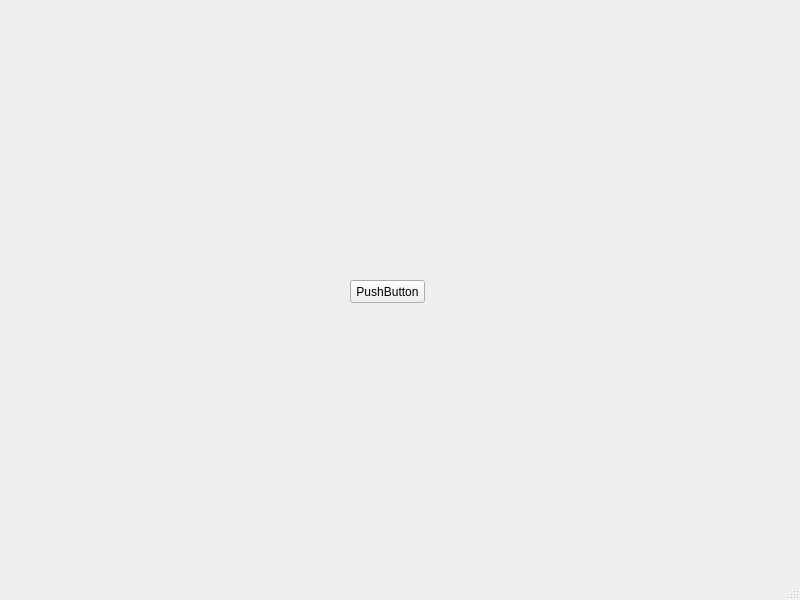
<?xml version="1.0" encoding="UTF-8"?>
<ui version="4.0">
 <class>MainWindow</class>
 <widget class="QMainWindow" name="MainWindow">
  <property name="geometry">
   <rect>
    <x>0</x>
    <y>0</y>
    <width>800</width>
    <height>600</height>
   </rect>
  </property>
  <property name="windowTitle">
   <string>MainWindow</string>
  </property>
  <widget class="QWidget" name="centralwidget">
   <widget class="QPushButton" name="pushButton">
    <property name="geometry">
     <rect>
      <x>350</x>
      <y>280</y>
      <width>75</width>
      <height>23</height>
     </rect>
    </property>
    <property name="text">
     <string>PushButton</string>
    </property>
   </widget>
  </widget>
  <widget class="QStatusBar" name="statusbar"/>
 </widget>
 <resources/>
 <connections/>
</ui>
